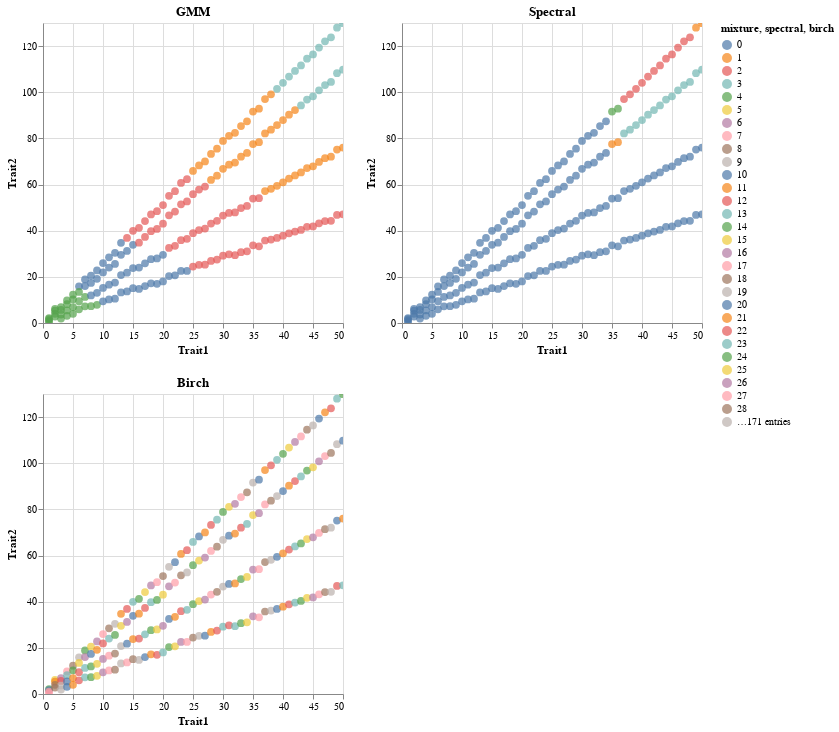

Notebook cell for this chart:
### Markdown cell above
K-Medoids with cosine as matric and with precomputed cosine don't match

### Code cell
# Display charts
display(Markdown("# Plots for other methods"))
(gmm | spectral) & birch

### Figure 1 — Vega-Lite specification as saved in the notebook (floating-point values rounded to 4 significant figures; data arrays with more than 128 entries replaced by an {"elided": "..."} marker saying what was removed)
{"config": {"view": {"continuousWidth": 300, "continuousHeight": 300}}, "vconcat": [{"hconcat": [{"mark": {"type": "circle", "size": 60}, "encoding": {"color": {"field": "mixture", "type": "nominal"}, "tooltip": [{"field": "dbscan3", "type": "quantitative"}, {"field": "kmeans4", "type": "quantitative"}, {"field": "mixture", "type": "quantitative"}, {"field": "spectral", "type": "quantitative"}, {"field": "birch", "type": "quantitative"}, {"field": "kmedoids_e", "type": "quantitative"}, {"field": "kmedoids_c", "type": "quantitative"}, {"field": "kmedoids_cp", "type": "quantitative"}], "x": {"field": "Trait1", "type": "quantitative"}, "y": {"field": "Trait2", "type": "quantitative"}}, "name": "view_11", "title": "GMM"}, {"mark": {"type": "circle", "size": 60}, "encoding": {"color": {"field": "spectral", "type": "nominal"}, "tooltip": [{"field": "dbscan3", "type": "quantitative"}, {"field": "kmeans4", "type": "quantitative"}, {"field": "mixture", "type": "quantitative"}, {"field": "spectral", "type": "quantitative"}, {"field": "birch", "type": "quantitative"}, {"field": "kmedoids_e", "type": "quantitative"}, {"field": "kmedoids_c", "type": "quantitative"}, {"field": "kmedoids_cp", "type": "quantitative"}], "x": {"field": "Trait1", "type": "quantitative"}, "y": {"field": "Trait2", "type": "quantitative"}}, "name": "view_12", "title": "Spectral"}]}, {"mark": {"type": "circle", "size": 60}, "encoding": {"color": {"field": "birch", "type": "nominal"}, "tooltip": [{"field": "dbscan3", "type": "quantitative"}, {"field": "kmeans4", "type": "quantitative"}, {"field": "mixture", "type": "quantitative"}, {"field": "spectral", "type": "quantitative"}, {"field": "birch", "type": "quantitative"}, {"field": "kmedoids_e", "type": "quantitative"}, {"field": "kmedoids_c", "type": "quantitative"}, {"field": "kmedoids_cp", "type": "quantitative"}], "x": {"field": "Trait1", "type": "quantitative"}, "y": {"field": "Trait2", "type": "quantitative"}}, "name": "view_13", "title": "Birch"}], "data": {"name": "data-2e4ad508c12947bf2fed717456e171f0"}, "params": [{"name": "param_8", "select": {"type": "interval", "encodings": ["x", "y"]}, "bind": "scales", "views": ["view_11"]}, {"name": "param_9", "select": {"type": "interval", "encodings": ["x", "y"]}, "bind": "scales", "views": ["view_12"]}, {"name": "param_10", "select": {"type": "interval", "encodings": ["x", "y"]}, "bind": "scales", "views": ["view_13"]}], "$schema": "https://vega.github.io/schema/vega-lite/v5.16.3.json", "datasets": {"data-2e4ad508c12947bf2fed717456e171f0": {"elided": "200 records"}}}
